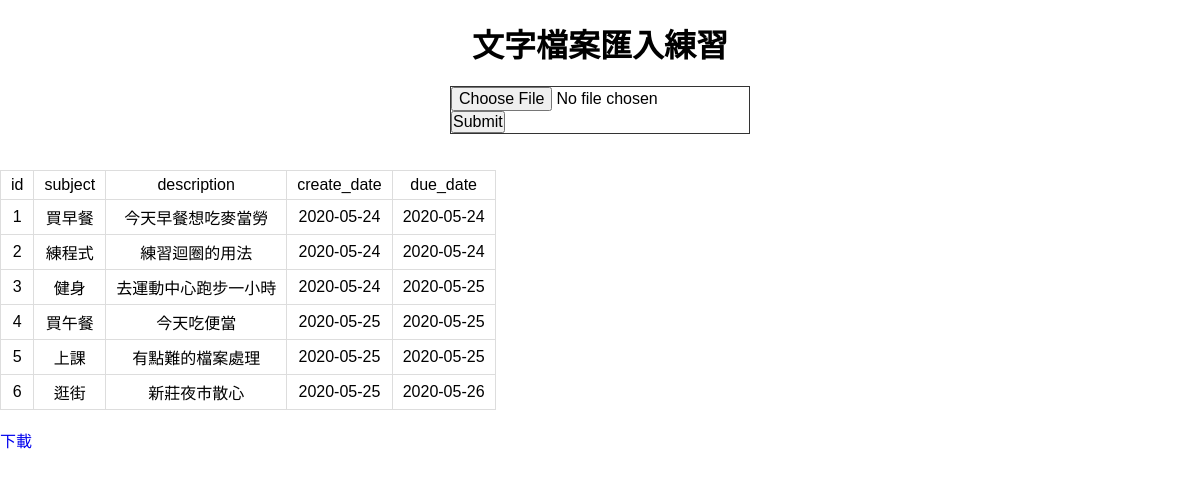
The page /text-import.php on the database its author committed.
### tables this page shows
CREATE TABLE `todo_list` (
  `id` int(10) UNSIGNED NOT NULL,
  `subject` varchar(128) NOT NULL,
  `description` varchar(512) NOT NULL,
  `create_date` date NOT NULL,
  `due_date` date NOT NULL
);

### base.php (called while the page is built, shortened)
<?php
$dsn="mysql:host=localhost;chatset=utf8;dbname=file";
$pdo=new PDO($dsn,"root","");
function all($table,...$arg){
  global $pdo;
  $sql="select * from $table ";
  if(!empty($arg[2])){
    return $pdo->query($sql)->fetchAll($arg[2]);
  }else{
    return $pdo->query($sql)->fetchAll();
  }
}
?>

### text-import.php (the view, shortened to what this page needs)
<!DOCTYPE html>
<html lang="en">
<head>
	<link rel="stylesheet" href="style.css">
</head>
<body>
<h1 class="header">文字檔案匯入練習</h1>
<form action="parse_file.php" method="post" enctype="multipart/form-data" style="margin:auto;width:300px;border:1px solid #333;">
	<input type="file" name="doc">
	<input type="submit" var="匯入">
</form>
<?php
	include "base.php";
	$todo=all("todo_list","","",PDO::FETCH_ASSOC);
?>
<br><br>
<table border='1'>
	<tr>
		<td>id</td>
		<td>subject</td>
		<td>description</td>
		<td>create_date</td>
		<td>due_date</td>
	</tr>
	<?php
		foreach($todo as $t){
	?>
		<tr>
			<td><?=$t['id']?></td>
			<td><?=$t['subject']?></td>
			<td><?=$t['description']?></td>
			<td><?=$t['create_date']?></td>
			<td><?=$t['due_date']?></td>
		</tr>
	<?php
	}
	?>
</table>
<br>
<a href="dotolist.txt" download>下載</a>
</body>
</html>

### style.css (style rules this page uses)
* { font-family: "微軟正黑體",Arial, Helvetica, sans-serif; font-size:16px; padding:0; margin:0; list-style-type: none; box-sizing: border-box; text-decoration: none; }
.header { margin:10px auto; padding:10px; text-align: center; font-size:32px; }
table { border-collapse: collapse; padding: 10px; }
table td { border: 1px solid #ddd; padding: 5px 10px; text-align: center; }

### rows shown on the page
todo_list: id "1", subject "買早餐", description "今天早餐想吃麥當勞", create_date "2020-05-24", due_date "2020-05-24"
todo_list: id "2", subject "練程式", description "練習迴圈的用法", create_date "2020-05-24", due_date "2020-05-24"
todo_list: id "3", subject "健身", description "去運動中心跑步一小時", create_date "2020-05-24", due_date "2020-05-25"
todo_list: id "4", subject "買午餐", description "今天吃便當", create_date "2020-05-25", due_date "2020-05-25"
todo_list: id "5", subject "上課", description "有點難的檔案處理", create_date "2020-05-25", due_date "2020-05-25"
todo_list: id "6", subject "逛街", description "新莊夜市散心", create_date "2020-05-25", due_date "2020-05-26"
